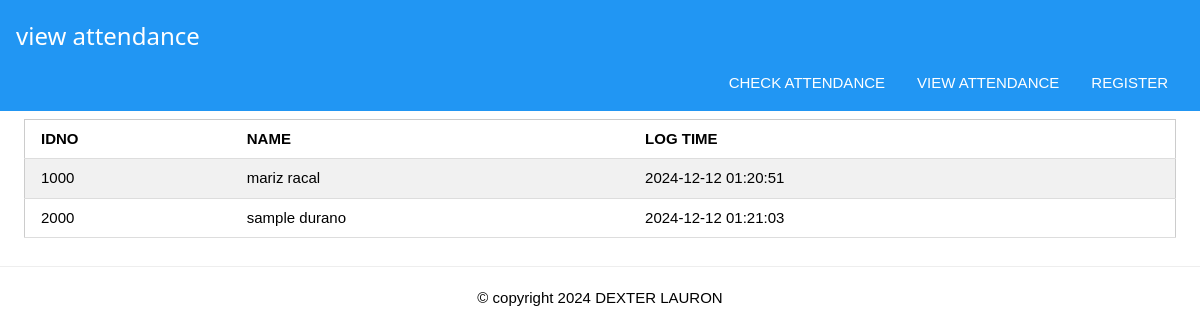
Screenshot of /viewattendance with the database file from the repository.
### tables this page shows
CREATE TABLE attendance
(id integer primary key autoincrement,
idno varchar(10),
lastname varchar(50),
firstname varchar(50),
logtime varchar(80));

### app.py (the view)
@app.route("/viewattendance")
def viewattendance()->None:
    attendance = getall_attendance('attendance')
    return render_template("view_attendance.html",pagetitle="view attendance", attendance=attendance)

### dbhelper.py (called while the page is built)
def getprocess(sql:str)->list:
    db = connect(database)
    cursor = db.cursor()
    cursor.row_factory = Row
    cursor.execute(sql)
    data:list = cursor.fetchall()
    db.close()
    return data

def getall_attendance(table:str)->list:
    sql:str = f"SELECT * FROM `{table}`"
    return getprocess(sql)

### templates/view_attendance.html
{% extends 'base.html' %}
{% block menu %}
	<div class="w3-bar w3-blue">
		<a href="/" class="w3-button w3-right">REGISTER</a>
		<a href="/viewattendance" class="w3-button w3-right">VIEW ATTENDANCE</a>
		<a href="/checkattendance" class="w3-button w3-right">CHECK ATTENDANCE</a>
	</div>
{% endblock %}
{% block content %}
	<div class="w3-row-padding">
		<div class="">
			<table class="w3-table-all">
				<tr>
					<th>IDNO</th>
					<th>NAME</th>
					<th>LOG TIME</th>
				</tr>
				{% for student in attendance %}
				<tr>
					<td>{{ student['idno'] }}</td>
					<td>{{ student['firstname'] }} {{ student['lastname'] }}</td>
					<td>{{ student['logtime'] }}</td>
				</tr>
				{% endfor %}
			</table>
		</div>
	</div>
{% endblock %}

### static/css/w3.css (style rules this page uses)
html { box-sizing:border-box }
*,*:before,*:after { box-sizing:inherit }
html { -ms-text-size-adjust:100%;-webkit-text-size-adjust:100% }
body { margin:0 }
a { background-color:transparent }
html,body { font-family:Verdana,sans-serif;font-size:15px;line-height:1.5 }
html { overflow-x:hidden }
a { color:inherit }
.w3-table,.w3-table-all { border-collapse:collapse;border-spacing:0;width:100%;display:table }
.w3-table-all { border:1px solid #ccc }
.w3-bordered tr,.w3-table-all tr { border-bottom:1px solid #ddd }
.w3-table-all tr:nth-child(odd) { background-color:#fff }
.w3-table-all tr:nth-child(even) { background-color:#f1f1f1 }
.w3-table td,.w3-table th,.w3-table-all td,.w3-table-all th { padding:8px 8px;display:table-cell;text-align:left;vertical-align:top }
.w3-table th:first-child,.w3-table td:first-child,.w3-table-all th:first-child,.w3-table-all td:first-child { padding-left:16px }
.w3-btn,.w3-button { border:none;display:inline-block;padding:8px 16px;vertical-align:middle;overflow:hidden;text-decoration:none;color:inherit;background-color:inherit;text-align:center;cursor:pointer;white-space:nowrap }
.w3-btn,.w3-button { -webkit-touch-callout:none;-webkit-user-select:none;-khtml-user-select:none;-moz-user-select:none;-ms-user-select:none;user-select:none }
.w3-bar { width:100%;overflow:hidden }
.w3-bar .w3-button { white-space:normal }
.w3-container:after,.w3-container:before,.w3-panel:after,.w3-panel:before,.w3-row:after,.w3-row:before,.w3-row-padding:after,.w3-row-padding:before, .w3-cell-row:before,.w3-cell-row:after,.w3-clear:after,.w3-clear:before,.w3-bar:before,.w3-bar:after { content:"";display:table;clear:both }
.w3-row-padding,.w3-row-padding>.w3-half,.w3-row-padding>.w3-third,.w3-row-padding>.w3-twothird,.w3-row-padding>.w3-threequarter,.w3-row-padding>.w3-quarter,.w3-row-padding>.w3-col { padding:0 8px }
.w3-right { float:right!important }
.w3-blue,.w3-hover-blue:hover { color:#fff!important;background-color:#2196F3!important }

### rows the page displays
attendance: idno "1000", firstname "mariz", lastname "racal", logtime "2024-12-12 01:20:51"
attendance: idno "2000", firstname "sample", lastname "durano", logtime "2024-12-12 01:21:03"

### other values shown
{{ pagetitle }} "view attendance"
